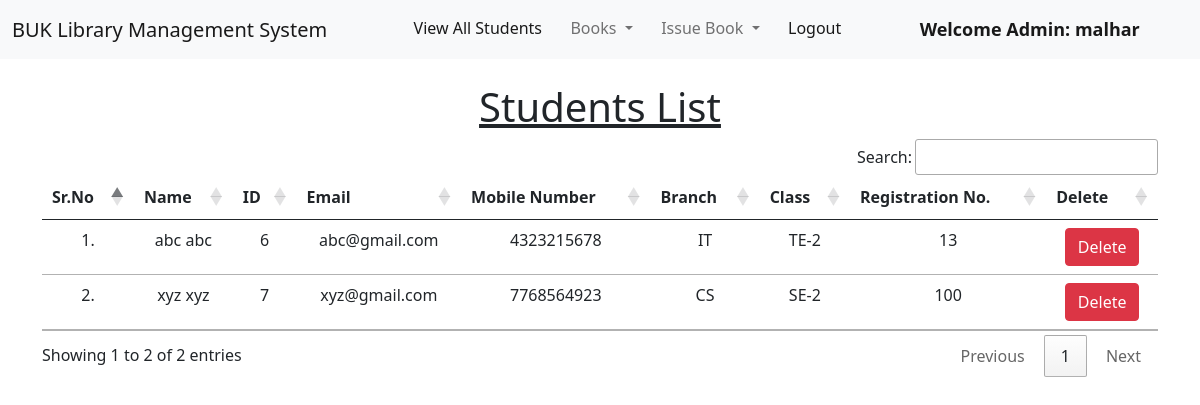
The page /view_students/ (signed in) on the database its author committed.
### library/models.py (models this page shows, shortened)
class Student(models.Model):
    user = models.OneToOneField(User, on_delete=models.CASCADE)
    classroom = models.CharField(max_length=10)
    branch = models.CharField(max_length=10)
    roll_no = models.CharField(max_length=3, blank=True)
    phone = models.CharField(max_length=10, blank=True)
    image = models.ImageField(upload_to="", blank=True)

### library/views.py (the view)
# urls.py: path("view_students/", views.view_students, name="view_students"),
@login_required(login_url = '/admin_login')
def view_students(request):
    students = Student.objects.all()
    return render(request, "view_students.html", {'students':students})

### library/templates/view_students.html (shortened to what this page needs)
{% extends 'admin_navbar.html' %} {% load static %}  {% block css %} {% endblock %} {% block body %}
<div class="container mt-4">
  <h1 class="text-center"><u>Students List</u></h1>
  <table class="table table-hover" id="example">
    <thead>
      <tr class="text-center">
        <th>Sr.No</th>
        <th>Name</th>
        <th>ID</th>
        <th>Email</th>
        <th>Mobile Number</th>
        <th>Branch</th>
        <th>Class</th>
        <th>Registration No.</th>
        <th>Delete</th>
      </tr>
    </thead>
    <tbody>
      {% for student in students %}
      <tr class="text-center">
        <td>{{forloop.counter}}.</td>
        <td>{{student.user.get_full_name}}</td>
        <td>{{student.user.id}}</td>
        <td>{{student.user.email}}</td>
        <td>{{student.phone}}</td>
        <td>{{student.branch}}</td>
        <td>{{student.classroom}}</td>
        <td>{{student.roll_no}}</td>
        <td>
          <a
            href="/delete_student/{{student.id}}/"
            class="btn btn-danger"
            onclick="return confirm('Are you sure you want to delete this student?')"
            >Delete</a
          >
        </td>
      </tr>
      {% endfor %}
    </tbody>
  </table>
</div>
{% endblock %}

### library/templates/admin_navbar.html (shortened to what this page needs)
<!DOCTYPE html>
<html lang="en">
  <head>
    <link
      href="https://cdn.jsdelivr.net/npm/bootstrap@5.1.0/dist/css/bootstrap.min.css"
      rel="stylesheet"
    />
    <link
      rel="stylesheet"
      href="https://cdn.datatables.net/1.10.25/css/jquery.dataTables.min.css"
    />
    <link
      rel="stylesheet"
      href="https://cdn.datatables.net/buttons/1.7.1/css/buttons.dataTables.min.css"
    />
  </head>
  <body>
    <nav class="navbar navbar-expand-lg navbar-light bg-light">
      <div class="container-fluid">
        <a class="navbar-brand" href="#">BUK Library Management System</a>
        <div class="collapse navbar-collapse" id="navbarSupportedContent">
          <ul class="navbar-nav me-auto mb-2 mb-lg-0">
            <li class="nav-item">
              <a
                class="nav-link active"
                aria-current="page"
                href="/view_students/"
                >View All Students</a
              >
            </li>
            <li class="nav-item dropdown">
              <a
                class="nav-link dropdown-toggle"
                href="#"
                id="navbarDropdown"
                role="button"
                data-bs-toggle="dropdown"
                aria-expanded="false"
              >
                Books
              </a>
            </li>
            <li class="nav-item dropdown">
              <a
                class="nav-link dropdown-toggle"
                href="#"
                id="navbarDropdown"
                role="button"
                data-bs-toggle="dropdown"
                aria-expanded="false"
              >
                Issue Book
              </a>
            </li>
            <li class="nav-item">
              <a class="nav-link active" aria-current="page" href="/logout/"
                >Logout</a
              >
            </li>
            <li class="nav-item">
              <a
                style="
                  font-weight: 600;
                  font-family: 'Segoe UI', Tahoma, Geneva, Verdana, sans-serif;
                  font-size: large;
                "
                class="nav-link active"
                href="#"
                >Welcome Admin: {{request.user}}</a
              >
            </li>
          </ul>
        </div>
      </div>
    </nav>
    {% block body %} {% endblock %}
  </body>
</html>

### rows shown on the page
Student: user.get_full_name "abc abc", user.id "6", user.email "abc@gmail.com", phone "4323215678", branch "IT", classroom "TE-2", roll_no "13"
Student: user.get_full_name "xyz xyz", user.id "7", user.email "xyz@gmail.com", phone "7768564923", branch "CS", classroom "SE-2", roll_no "100"

### other values the page prints
{{ request.user }} "malhar"
